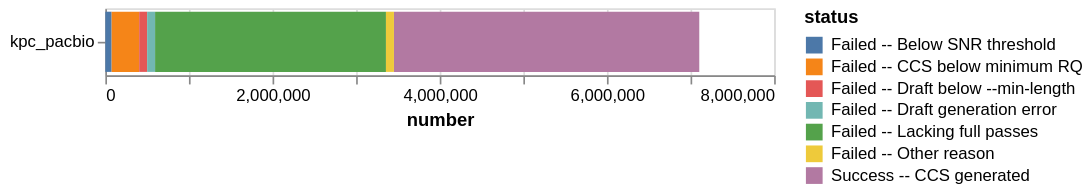

Here is the notebook cell this chart was saved with:
### Code cell
#Draw the ZMW stats
display(ccs_summaries.zmw_stats())

ccs_summaries_zmw_chart = (
    alt.Chart(ccs_summaries.zmw_stats())
    .encode(
        x="number:Q",
        y=alt.Y(
            "name:N",
            axis=alt.Axis(title=None),
        ),
        color="status:N",
        tooltip=ccs_summaries.zmw_stats().columns.tolist(),
    )
    .mark_bar()
    .properties(width=400, height=40)
    .resolve_scale(x="independent", y="independent")
)

ccs_summaries_zmw_chart

### Figure 1 — Vega-Lite specification as saved in the notebook (floating-point values rounded to 4 significant figures)
{"config": {"view": {"continuousWidth": 300, "continuousHeight": 300}}, "data": {"name": "data-af70c258ab23b858d6254c5c2053ead8"}, "mark": {"type": "bar"}, "encoding": {"color": {"field": "status", "type": "nominal"}, "tooltip": [{"field": "name", "type": "ordinal"}, {"field": "status", "type": "ordinal"}, {"field": "number", "type": "quantitative"}, {"field": "fraction", "type": "quantitative"}], "x": {"field": "number", "type": "quantitative"}, "y": {"axis": {"title": null}, "field": "name", "type": "nominal"}}, "height": 40, "resolve": {"scale": {"x": "independent", "y": "independent"}}, "width": 400, "$schema": "https://vega.github.io/schema/vega-lite/v6.1.0.json", "datasets": {"data-af70c258ab23b858d6254c5c2053ead8": [{"name": "kpc_pacbio", "status": "Success -- CCS generated", "number": 3652155, "fraction": 0.5141}, {"name": "kpc_pacbio", "status": "Failed -- Lacking full passes", "number": 2761594, "fraction": 0.3887}, {"name": "kpc_pacbio", "status": "Failed -- CCS below minimum RQ", "number": 332039, "fraction": 0.04674}, {"name": "kpc_pacbio", "status": "Failed -- Other reason", "number": 95791, "fraction": 0.01348}, {"name": "kpc_pacbio", "status": "Failed -- Draft below --min-length", "number": 95187, "fraction": 0.0134}, {"name": "kpc_pacbio", "status": "Failed -- Draft generation error", "number": 94929, "fraction": 0.01336}, {"name": "kpc_pacbio", "status": "Failed -- Below SNR threshold", "number": 72784, "fraction": 0.01024}]}}
